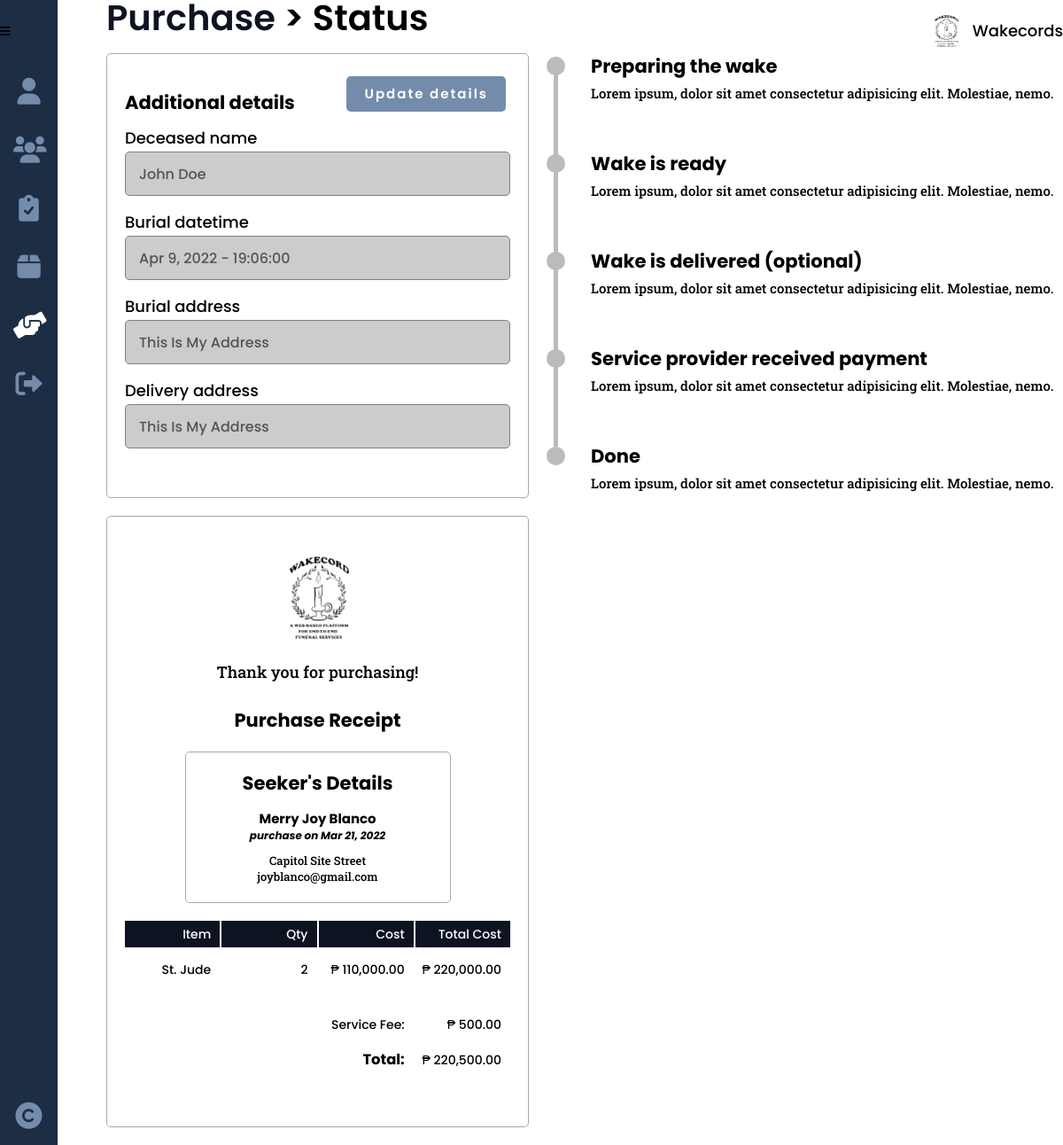
The app's page /status.php?purchaseid=10, older data.
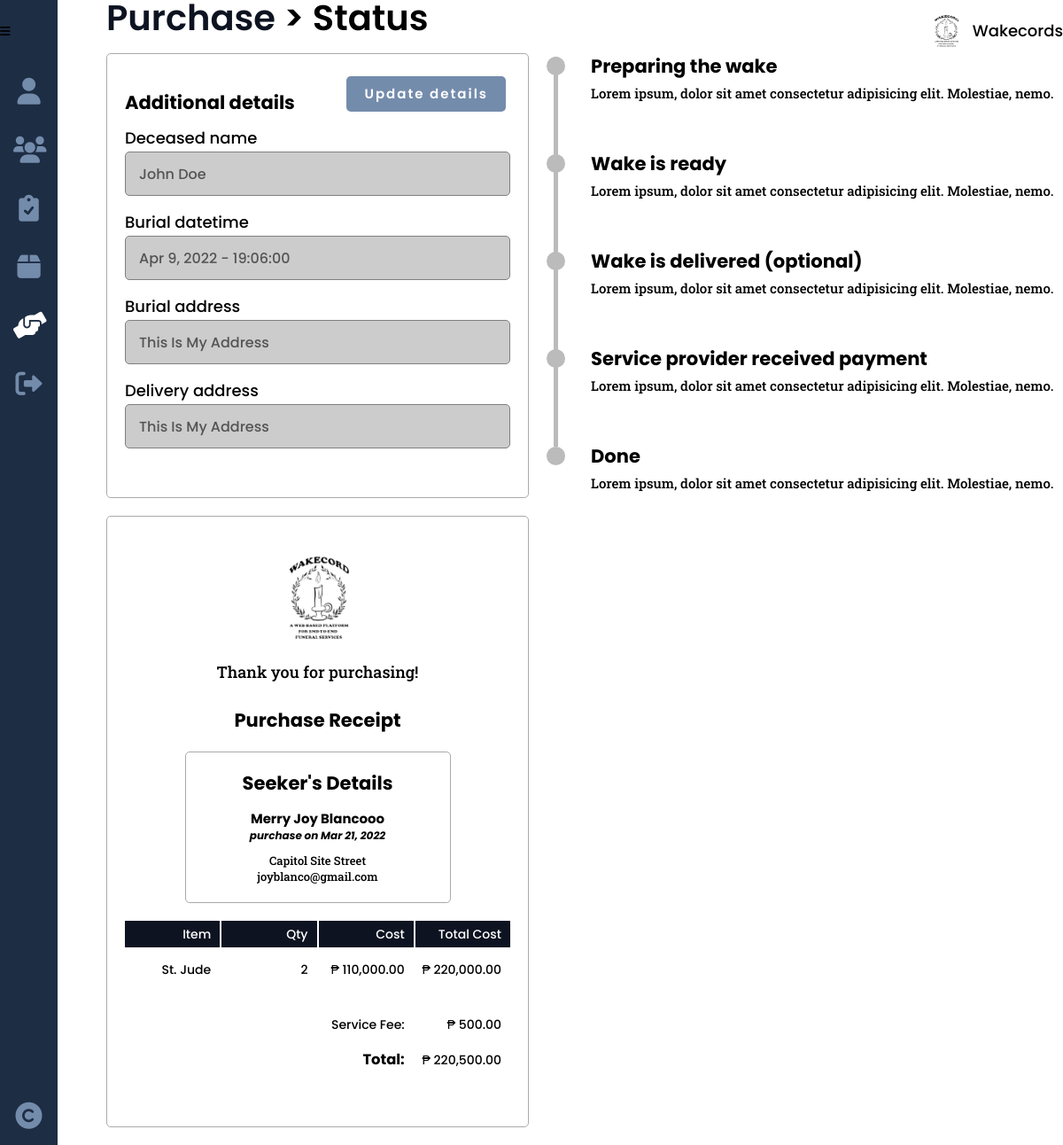
The same page, newer data.
### tables this page shows
CREATE TABLE `details` (
  `purchase_id` int(8) NOT NULL,
  `deceased_name` varchar(25) DEFAULT NULL,
  `burial_datetime` datetime DEFAULT NULL,
  `burial_add` varchar(100) DEFAULT NULL,
  `delivery_add` varchar(100) DEFAULT NULL,
  `delivery_date` date DEFAULT NULL,
  `msg_ribbon` varchar(200) DEFAULT NULL,
  `msg_headstone` varchar(200) DEFAULT NULL,
  `birth_date` date DEFAULT NULL,
  `death_date` date DEFAULT NULL,
  `delivery_datetime` datetime DEFAULT NULL,
  `num_pax` int(4) DEFAULT NULL,
  `cemetery_add` varchar(100) DEFAULT NULL
);

CREATE TABLE `purchase` (
  `purchase_id` int(8) NOT NULL,
  `seeker_id` int(8) NOT NULL,
  `service_id` int(8) NOT NULL,
  `purchase_total` decimal(9,2) NOT NULL,
  `purchase_qty` int(2) NOT NULL,
  `purchase_date` date NOT NULL,
  `purchase_status` varchar(15) NOT NULL,
  `purchase_progress` int(2) NOT NULL
);

CREATE TABLE `seeker` (
  `seeker_id` int(8) NOT NULL,
  `seeker_fname` varchar(25) NOT NULL,
  `seeker_mi` char(1) DEFAULT NULL,
  `seeker_lname` varchar(25) NOT NULL,
  `seeker_address` varchar(100) DEFAULT NULL,
  `seeker_phone` varchar(11) DEFAULT NULL,
  `seeker_status` varchar(10) DEFAULT NULL,
  `seeker_email` varchar(50) NOT NULL,
  `seeker_pass` varchar(100) NOT NULL
);

CREATE TABLE `funeral` (
  `service_id` int(8) NOT NULL,
  `funeral_name` varchar(50) NOT NULL,
  `funeral_type` varchar(20) NOT NULL
);

CREATE TABLE `services` (
  `service_id` int(8) NOT NULL,
  `provider_id` int(8) NOT NULL,
  `service_type` varchar(20) NOT NULL,
  `service_name` varchar(50) NOT NULL,
  `service_desc` varchar(500) NOT NULL,
  `service_cost` decimal(9,2) NOT NULL,
  `service_qty` int(2) NOT NULL,
  `service_img` varchar(100) NOT NULL,
  `service_status` varchar(10) NOT NULL
);

### others/functions.php (called while the page is built, shortened)
<?php
	require_once("others/db.php");
	function purchase_progress($status, $num){
		return ($status == $num) ? 'done':'';
	}
	function read($table, $attr=[], $data=[]){
		if(count($attr) == 1){
			return DB::query("SELECT * FROM ".$table." WHERE ".$attr[0]."=?", array($data[0]), "READ");
		}
	}
	function user_type(){
		return "admin";
	}

### others/db.php (called while the page is built, shortened)
<?php
	class DB
	{
		static $hostname = "localhost";
		static $dbname = "wakecords";
		static $username  = "root";
		static $password = "";
		public static function query($sql, $params=array(), $transactType)
		{
			$rows = array();
			try
			{
				$db = new PDO("mysql:host=". self::$hostname ."; dbname=". self::$dbname,  self::$username,  self::$password);
				$db->setAttribute(PDO::ATTR_ERRMODE, PDO::ERRMODE_EXCEPTION);
				$cmd = $db->prepare($sql);
				$cmd->execute($params);
				if($transactType == "READ")
					$rows = $cmd->fetchAll();
				else
					$rows = $db->lastInsertId();
			}
			catch(PDOException $e)
			{
				echo $e->getMessage();
			}
			return $rows;
		}
	}

### status.php (the view)
<?php
	include("others/functions.php");
	include("others/head.php");
?>
<body>
	<div class="container">
		<?php include("others/header.php"); ?>
		<div class="banner">
			<?php
			$this_page = "transact";
			include("others/sidebar.php"); ?>
			<section class="banner-con">
				<div class="wrapper">
					<div class="banner-div">
						<h2><a href="purchase.php">Purchase</a> <span>> Status</span></h2>
						<div class="order-con">
							<div class="order-info">
								<?php
								$purchase = DB::query("SELECT * FROM purchase p JOIN seeker see ON p.seeker_id = see.seeker_id JOIN services ser ON p.service_id = ser.service_id WHERE purchase_id = ?", array($_GET['purchaseid']), "READ");
								$purchase = $purchase[0];
								$service = read($purchase['service_type'], ["service_id"], [$purchase['service_id']]);
								$service = $service[0];
								$details = read("details", ["purchase_id"], [$purchase['purchase_id']]);
								$details = $details[0];
								$total = $purchase['purchase_total'] + 500;
								?>
								<div class="additional-info card">
									<h3>Additional details</h3>
									<?php
									switch($purchase['service_type']){
										case "funeral":
											echo "
											<label>Deceased name</label>
											<input type='text' disabled value='".$details['deceased_name']."'>
											<label>Burial datetime</label>
											<input type='text' disabled value='".date("M j, Y - H:i:s", strtotime($details['burial_datetime']))."'>
											<label>Burial address</label>
											<input type='text' disabled value='".$details['burial_add']."'>
											<label>Delivery address</label>
											<input type='text' disabled value='".$details['delivery_add']."'>
											";
											break;
									}
									?>
									<a class='btn' href="">Update details</a>
								</div>
								<div class="receipt card">
									<figure>
										<img src="images/main-logo.png" alt="">
									</figure>
									<p>Thank you for purchasing!</p>
									<h3>Purchase Receipt</h3>
									<div class="receipt-details">
										<?php
										echo "
										<h3>Seeker's Details</h3>
										<h5>".$purchase['seeker_fname']." ".$purchase['seeker_lname']." <em>purchase on ".date("M j, Y", strtotime($purchase['purchase_date']))."</em></h5>
										<p></p>
										<p>".$purchase['seeker_address']."</p>
										<p>".$purchase['seeker_email']."</p>
										";
										?>
									</div>
									<div class="table">
										<ul class='head'>
											<li>Item</li>
											<li>Qty</li>
											<li>Cost</li>
											<li>Total Cost</li>
										</ul>
										<?php
										echo "
										<ul>
											<li>".$service[1]."</li>
											<li>".$purchase['purchase_qty']."</li>
											<li>₱ ".number_format($purchase['service_cost'],2,'.',',')."</li>
											<li>₱ ".number_format($purchase['purchase_total'],2,'.',',')."</li>
										</ul>
										";
										?>
										<div class="hr full-width"></div>
										<ul>
											<li></li>
											<li></li>
											<li>Service Fee:</li>
											<li>₱ 500.00</li>
										</ul>
										<ul>
											<li></li>
											<li></li>
											<li><h3>Total:</h3></li>
											<li>₱ <?php echo number_format($total,2,'.',',');?></li>
										</ul>
									</div>
								</div>
							</div>
							<div class='order_status'>
								<div class='<?php echo purchase_progress($purchase['purchase_progress'], 1); ?>'>
									<h3>Preparing the wake</h3>
									<p>Lorem ipsum, dolor sit amet consectetur adipisicing elit. Molestiae, nemo.</p>
								</div>
								<div class='<?php echo purchase_progress($purchase['purchase_progress'], 2); ?>'>
									<h3>Wake is ready</h3>
									<p>Lorem ipsum, dolor sit amet consectetur adipisicing elit. Molestiae, nemo.</p>
								</div>
								<div class='<?php echo purchase_progress($purchase['purchase_progress'], 3); ?>'>
									<h3>Wake is delivered (optional)</h3>
									<p>Lorem ipsum, dolor sit amet consectetur adipisicing elit. Molestiae, nemo.</p>
								</div>
								<div class='<?php echo purchase_progress($purchase['purchase_progress'], 4); ?>'>
									<h3>Service provider received payment</h3>
									<p>Lorem ipsum, dolor sit amet consectetur adipisicing elit. Molestiae, nemo.</p>
								</div>
								<div class='<?php echo purchase_progress($purchase['purchase_progress'], 5); ?>'>
									<h3>Done</h3>
									<p>Lorem ipsum, dolor sit amet consectetur adipisicing elit. Molestiae, nemo.</p>
								</div>
							</div>
						</div>
					</div>
				</div>
			</section>
		</div>
	</div>
</body>
</html>

### others/head.php (shortened to what this page needs)
<!DOCTYPE html>
<html lang="en">
<head>
	<link href="https://cdnjs.cloudflare.com/ajax/libs/font-awesome/6.0.0/css/all.min.css" rel="stylesheet">
	<link rel="stylesheet" href="https://unpkg.com/open-props"/>
	<link rel="stylesheet" href="css/style.css">
</head>

### others/header.php (shortened to what this page needs)
<div class="header">
	<button class="header-btn" data-menu-icon>
		<i class="fa-solid fa-bars"></i>
	</button>
	<picture>
		<img class="header-logo" src="images/main-logo.png" alt="">
		<div>Wakecords</div>
	</picture>
</div>

### others/sidebar.php (shortened to what this page needs)
<ul class="sidebar " data-sidebar>
  <li class="sidebar-list">
    <a class="sidebar-link <?php echo ($this_page == 'profile')?'active':''; ?>" href="profile.php" title="Profile">
      <i class="fa-solid fa-user"></i>
    </a>
  </li>
  <?php
    if(user_type() == "admin"){
  ?>
  <li class="sidebar-list">
    <a class="sidebar-link <?php echo ($this_page == 'users')?'active':''; ?>" href="admin_users.php" title="Feedback">
      <i class="fa-solid fa-users"></i>
    </a>
  </li>
  <?php
    }
  ?>
  <li class="sidebar-list">
    <?php
      if(user_type() == "seeker"){
    ?>
      <a class="sidebar-link <?php echo ($this_page == 'services')?'active':''; ?>" href="get_started.php" title="Services">
        <i class="fa-solid fa-clipboard-check"></i>
        <div>Get Started</div>
      </a>
    <?php
      } else {
    ?>
      <a class="sidebar-link <?php echo ($this_page == 'services')?'active':''; ?>" href="funeral.php" title="Services">
        <i class="fa-solid fa-clipboard-check"></i>
      </a>
    <?php
      }
    ?>
  </li>
  <li class="sidebar-list">
    <a class="sidebar-link <?php echo ($this_page == 'feedback')?'active':''; ?>" href="feedback.php" title="Feedback">
      <i class="fas fa-box"></i>
    </a>
  </li>
  <li class="sidebar-list">
    <a class="sidebar-link <?php echo ($this_page == 'transact')?'active':''; ?>" href="cart.php" title="Transactions">
      <i class="fas fa-hands-helping"></i>
    </a>
  </li>
  <li class="sidebar-list">
    <a class="sidebar-link" href="logout.php" title="Logout" onclick='return confirm("Are you sure you want to logout?");'>
      <i class="fa-solid fa-right-from-bracket"></i>
    </a>
  </li>
  <li class="sidebar-list">
    <a class="sidebar-link">
      <i class="fa-solid fa-copyright"></i>
    </a>
  </li>
</ul>

Row changes from the older to the newer data that the page shows:
changed through a linked row, purchase "Merry Joy": seeker.seeker_lname "Blanco" → "Blancooo"
